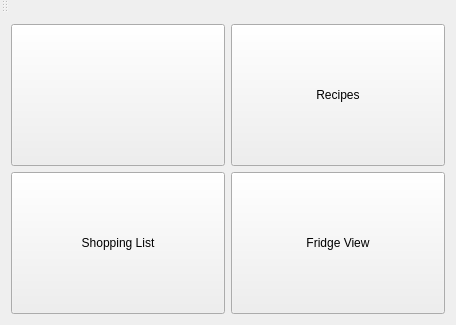
<?xml version="1.0" encoding="UTF-8"?>
<ui version="4.0">
 <class>FAK</class>
 <widget class="QMainWindow" name="FAK">
  <property name="geometry">
   <rect>
    <x>0</x>
    <y>0</y>
    <width>456</width>
    <height>325</height>
   </rect>
  </property>
  <property name="sizePolicy">
   <sizepolicy hsizetype="Preferred" vsizetype="Preferred">
    <horstretch>0</horstretch>
    <verstretch>0</verstretch>
   </sizepolicy>
  </property>
  <property name="maximumSize">
   <size>
    <width>16777</width>
    <height>16777</height>
   </size>
  </property>
  <property name="font">
   <font>
    <family>Arial</family>
    <pointsize>12</pointsize>
    <weight>75</weight>
    <bold>true</bold>
   </font>
  </property>
  <property name="windowTitle">
   <string>FAK</string>
  </property>
  <property name="autoFillBackground">
   <bool>false</bool>
  </property>
  <property name="styleSheet">
   <string notr="true">border-color: rgb(0, 0, 255);
border-top-color: rgb(0, 0, 255);
</string>
  </property>
  <widget class="QWidget" name="centralWidget">
   <layout class="QGridLayout" name="gridLayout">
    <item row="0" column="0">
     <widget class="QPushButton" name="InventoryButton">
      <property name="sizePolicy">
       <sizepolicy hsizetype="Expanding" vsizetype="Expanding">
        <horstretch>0</horstretch>
        <verstretch>0</verstretch>
       </sizepolicy>
      </property>
      <property name="font">
       <font>
        <family>Ebrima</family>
        <pointsize>12</pointsize>
        <weight>75</weight>
        <bold>true</bold>
       </font>
      </property>
      <property name="focusPolicy">
       <enum>Qt::StrongFocus</enum>
      </property>
      <property name="autoFillBackground">
       <bool>false</bool>
      </property>
      <property name="styleSheet">
       <string notr="true"/>
      </property>
      <property name="text">
       <string/>
      </property>
     </widget>
    </item>
    <item row="0" column="1">
     <widget class="QPushButton" name="RecipeButton">
      <property name="sizePolicy">
       <sizepolicy hsizetype="Expanding" vsizetype="Expanding">
        <horstretch>0</horstretch>
        <verstretch>0</verstretch>
       </sizepolicy>
      </property>
      <property name="styleSheet">
       <string notr="true">background-image: url(:/pics/fridge2.jpeg);</string>
      </property>
      <property name="text">
       <string>Recipes</string>
      </property>
     </widget>
    </item>
    <item row="1" column="0">
     <widget class="QPushButton" name="ShoppingButton">
      <property name="sizePolicy">
       <sizepolicy hsizetype="Expanding" vsizetype="Expanding">
        <horstretch>0</horstretch>
        <verstretch>0</verstretch>
       </sizepolicy>
      </property>
      <property name="styleSheet">
       <string notr="true">background-image: url(:/pics/fridge3.jpeg);</string>
      </property>
      <property name="text">
       <string>Shopping List</string>
      </property>
     </widget>
    </item>
    <item row="1" column="1">
     <widget class="QPushButton" name="pushButton">
      <property name="sizePolicy">
       <sizepolicy hsizetype="Preferred" vsizetype="Preferred">
        <horstretch>0</horstretch>
        <verstretch>0</verstretch>
       </sizepolicy>
      </property>
      <property name="autoFillBackground">
       <bool>false</bool>
      </property>
      <property name="styleSheet">
       <string notr="true">background-image: url(:/pics/fridge4.jpeg);</string>
      </property>
      <property name="text">
       <string>Fridge View</string>
      </property>
      <property name="autoDefault">
       <bool>false</bool>
      </property>
      <property name="default">
       <bool>false</bool>
      </property>
      <property name="flat">
       <bool>false</bool>
      </property>
     </widget>
    </item>
   </layout>
  </widget>
  <widget class="QToolBar" name="mainToolBar">
   <attribute name="toolBarArea">
    <enum>TopToolBarArea</enum>
   </attribute>
   <attribute name="toolBarBreak">
    <bool>false</bool>
   </attribute>
  </widget>
 </widget>
 <layoutdefault spacing="6" margin="11"/>
 <resources/>
 <connections/>
</ui>
